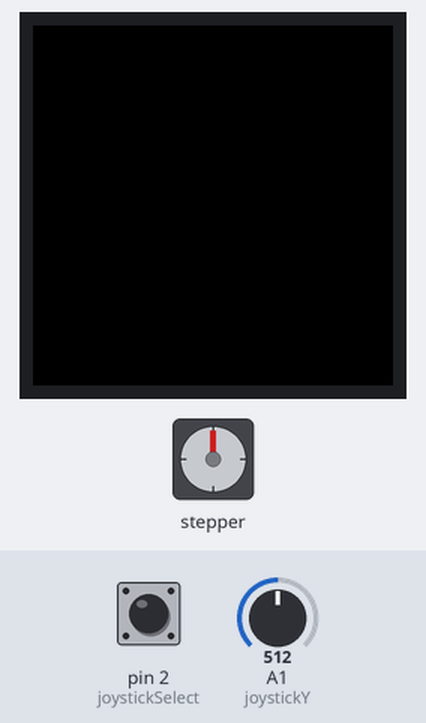
A sketch run on a simulated Arduino Uno, built with avr-gcc and run on an emulated ATmega328P. Parts: 240×240 colour display, stepper motor. Inputs (shaded band) come from the test bench; at power-on: A1 (joystickY) = 512, pin 2 (joystickSelect) HIGH. Stepper angles assume 200 steps per turn; what the sketch prints to the serial monitor is not drawn.

Above: at 1.4 s.
1.5 s: A1 (joystickY) set to 891
3.0 s: A1 (joystickY) set to 913
At 3.45 s:
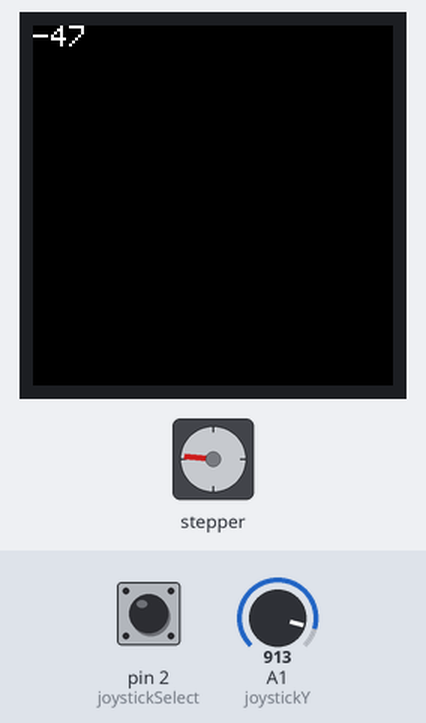
5.4 s: A1 (joystickY) set to 90
At 5.56 s:
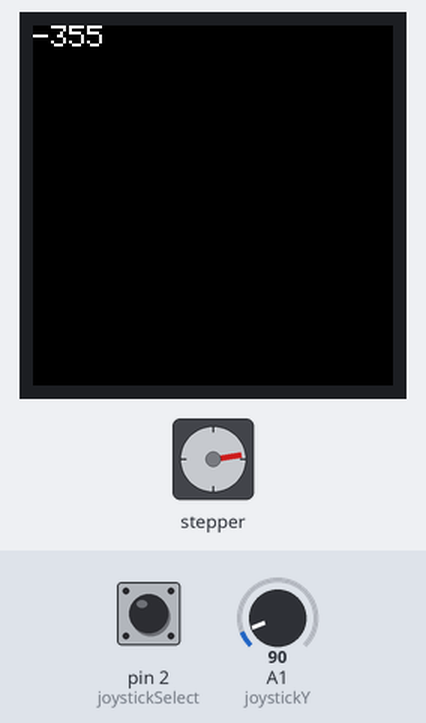
11.4 s: A1 (joystickY) set to 104
At 11.4 s:
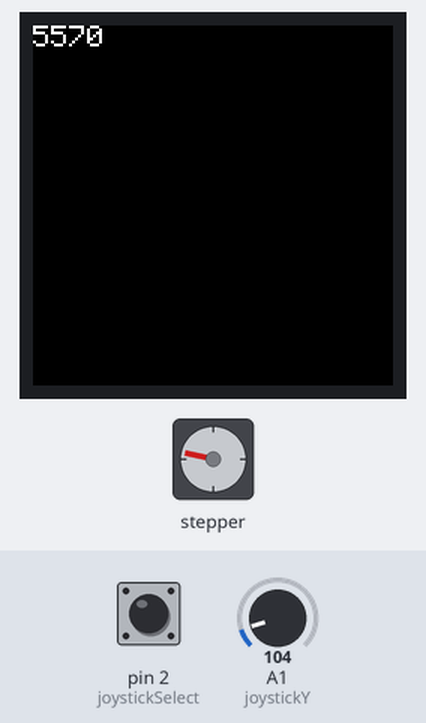
12.9 s: pin 2 (joystickSelect) pulled LOW for 0.15 s
At 13.35 s:
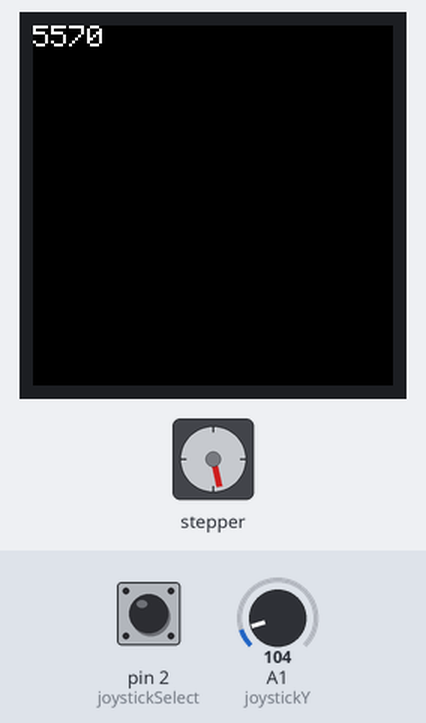
13.6 s: A1 (joystickY) set to 910
At 16.38 s:
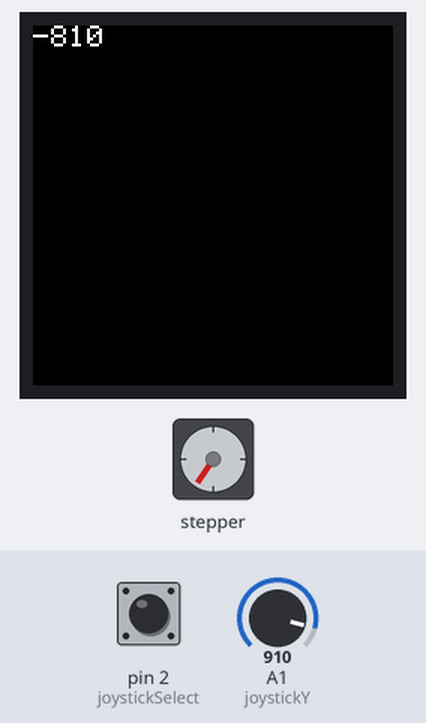
Timing chart, 0 to 17.6 s (numbered marks = the images above; inputs shaded):
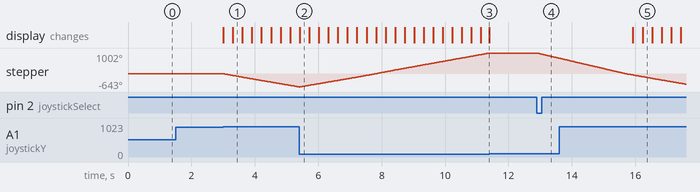

The sketch:

unified_parts_demo.ino
```cpp
/* Joystick Setup */
#define joystickY A1
#define joystickSelect 2
int motorPosition = 0;
/* End Joystick Setup */

/* Screen Setup */
#include <Adafruit_GFX.h>    // Core graphics library
#include <Adafruit_ST7789.h> // Hardware-specific library for ST7789
#include <SPI.h>

#define TFT_CS        10
#define TFT_RST        9
#define TFT_DC         8

Adafruit_ST7789 tft = Adafruit_ST7789(TFT_CS, TFT_DC, TFT_RST);
/* End Screen Setup */

/* Motor Setup */
#include <Stepper.h>
const int stepsPerRevolution = 200;
Stepper myStepper(stepsPerRevolution, 3,4,5,6);
/* End Motor Setup */

void setup() {
  Serial.begin(9600);
  digitalWrite(joystickSelect, HIGH);

  tft.init(240, 240);
  tft.fillScreen(ST77XX_BLACK);

  myStepper.setSpeed(60);
}
/*
 * 60 rpm
 * 1 rotation per second
 * 1 rotation = 200 steps
 * 1/200th of second
 */
void loop() {
    int yValue = analogRead(joystickY);
    int selectValue = digitalRead(joystickSelect);

    if (yValue > 900){
      motorPosition--;
      drawText(String(motorPosition));
      myStepper.step(-1);
    } else if (yValue < 100){
      motorPosition++;
      drawText(String(motorPosition));
      myStepper.step(1);
    } else if (selectValue == 0){
      myStepper.step(-motorPosition);
      motorPosition = 0;
      drawText(String(motorPosition));
    }

    Serial.println(motorPosition);


}

void drawText(String text) {
  tft.setCursor(0, 0);
  tft.setTextColor(ST77XX_WHITE, ST77XX_BLACK);
  tft.setTextSize(2);
  tft.setTextWrap(true);
  tft.print(text);
}
```

Measured:
- the behaviour switches between 900 and 901 on A1 (joystickY) (found by bisection; images 0 and 1)
- the behaviour switches between 99 and 100 on A1 (joystickY) (found by bisection; images 2 and 3)
- after the input at 3.0 s, stepper: keeps turning counter-clockwise at about 268°/s, starting at once; the display: first changes at once (image 1 shows a later state)
- after the input at 11.4 s, stepper: stops changing and stays 1002°
- after the input at 12.9 s, stepper: turns 252° counter-clockwise in 0.69 s, starting at once
- after the input at 13.6 s, the display: first changes after 2.3 s (image 5 shows a later state)
